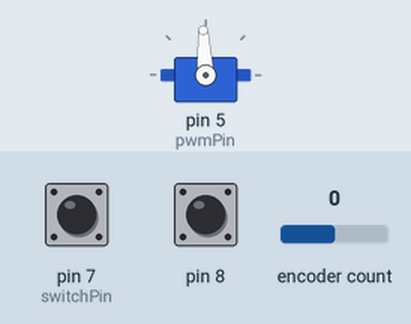
Simulated run of this sketch. Board: Arduino Uno, built with avr-gcc and run on an emulated ATmega328P. On the bench: servo. The test bench sets the inputs (shaded band); at power-on: pin 7 (switchPin) LOW, pin 8 HIGH, encoder count 0. What the sketch prints to the serial monitor is not drawn.

Above: at 1.2 s.
1.3 s: pin 7 (switchPin) pulled HIGH for 0.15 s
Timing chart, 0 to 4.3 s (numbered marks = the images above; inputs shaded):
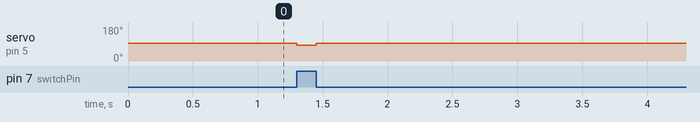

Measured:
- after the input at 1.3 s, servo on pin 5 (pwmPin): 93° → 83° at once, → 93° 0.15 s later

The sketch:

Encoder_Test.ino
```cpp
#include <Encoder.h>
#include <Servo.h>

// Change these two numbers to the pins connected to your encoder.
//   Best Performance: both pins have interrupt capability
//   Good Performance: only the first pin has interrupt capability
//   Low Performance:  neither pin has interrupt capability
Encoder myEnc(2, 3);
Servo myservo;
const int pwmPin = 5;
const int switchPin = 7;
//   avoid using pins with LEDs attached

void setup() {
  Serial.begin(9600);
  Serial.println("Basic Encoder Test:");
  pinMode(switchPin, INPUT);
  pinMode(pwmPin, OUTPUT);
  pinMode(8, INPUT);
  myservo.attach(pwmPin);

}

long oldPosition  = -999;
long newPosition = myEnc.read();
void loop() {
  readPosition();
  newPosition = myEnc.read();
  if (digitalRead(switchPin) == HIGH) {
    myservo.writeMicroseconds(1400);
  } else {
    myservo.writeMicroseconds(1500);
  }

  if (digitalRead(8) == LOW) {
    while (true) {
      readPosition();
      if (newPosition > 0) {
        myservo.writeMicroseconds(1550);
        Serial.println((newPosition));
      } else if (newPosition < 0) {
        myservo.writeMicroseconds(1450);
        Serial.println((newPosition));
      } else if (newPosition == 0 ) {
        Serial.println((newPosition));
        myservo.writeMicroseconds(1500);
        break;
      }
    }
  }
}
void readPosition() {
  newPosition = myEnc.read();
  if (newPosition != oldPosition) {

    oldPosition = newPosition;
    Serial.println((newPosition));


  }
}
```
